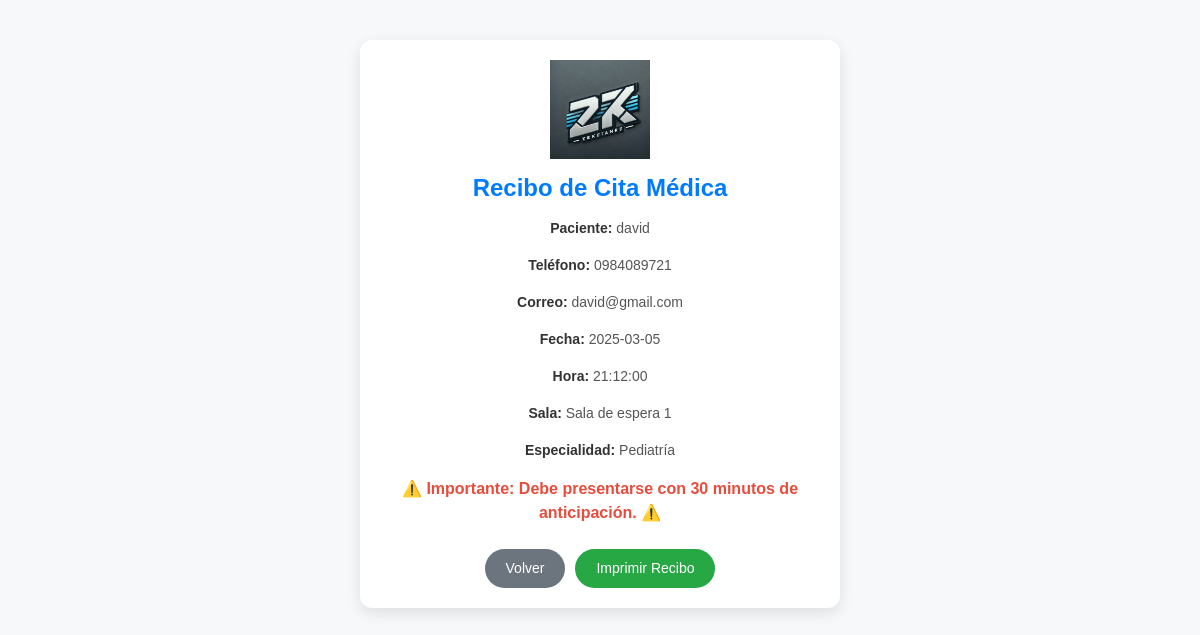
Screenshot of /agendamiento3/recibo.php?id=11 with the database file from the repository.
### tables this page shows
CREATE TABLE `citas` (
  `id` int(11) NOT NULL,
  `paciente_id` int(11) NOT NULL,
  `fecha` date NOT NULL,
  `hora` time NOT NULL,
  `sala` enum('Sala de espera 1','Sala de espera 2') NOT NULL,
  `estado` enum('Pendiente','Atendida') DEFAULT 'Pendiente',
  `servicio_id` int(11) NOT NULL,
  `doctor_id` int(11) DEFAULT NULL
);

CREATE TABLE `pacientes` (
  `id` int(11) NOT NULL,
  `nombre` varchar(100) NOT NULL,
  `telefono` varchar(20) NOT NULL,
  `correo` varchar(100) NOT NULL
);

CREATE TABLE `servicios` (
  `id` int(11) NOT NULL,
  `nombre` varchar(100) NOT NULL
);

### agendamiento3/recibo.php (the view, shortened to what this page needs)
<?php include 'conexion.php'; ?>
<?php
if (isset($_GET['id'])) {
    $paciente_id = $_GET['id'];
    $cita_result = $conn->query("SELECT c.id, p.nombre, p.telefono, p.correo, c.fecha, c.hora, c.sala, s.nombre AS servicio
                                 FROM citas c
                                 JOIN pacientes p ON c.paciente_id = p.id
                                 JOIN servicios s ON c.servicio_id = s.id
                                 WHERE p.id = '$paciente_id'");
    $cita = $cita_result->fetch_assoc();
} else {
    echo "<script>alert('No se ha encontrado la cita.'); window.location.href='index.php';</script>";
}
?>
<!DOCTYPE html>
<html lang="es">
<head>
    <link href="https://cdn.jsdelivr.net/npm/bootstrap@5.3.0/dist/css/bootstrap.min.css" rel="stylesheet">
</head>
<body>
    <div class="container">
        <div class="recibo-container">
            <img src="assets/logo.jpg" alt="Logo de la clínica" class="logo">
            <h2>Recibo de Cita Médica</h2>
            <div class="patient-info">
                <p><span class="section-title">Paciente:</span> <?php echo $cita['nombre']; ?></p>
                <p><span class="section-title">Teléfono:</span> <?php echo $cita['telefono']; ?></p>
                <p><span class="section-title">Correo:</span> <?php echo $cita['correo']; ?></p>
            </div>
            <div class="appointment-info">
                <p><span class="section-title">Fecha:</span> <?php echo $cita['fecha']; ?></p>
                <p><span class="section-title">Hora:</span> <?php echo $cita['hora']; ?></p>
                <p><span class="section-title">Sala:</span> <?php echo $cita['sala']; ?></p>
                <p><span class="section-title">Especialidad:</span> <?php echo $cita['servicio']; ?></p>
            </div>
            <p class="nota-importante">⚠️ Importante: Debe presentarse con 30 minutos de anticipación. ⚠️</p>
            <div class="d-flex justify-content-center mt-4">
                <a href="dashboard.php" class="btn btn-back">Volver</a>
                <button class="btn btn-custom" onclick="window.print();">Imprimir Recibo</button>
            </div>
        </div>
    </div>
</body>
</html>

### agendamiento3/recibo.php (style rules this page uses)
body { background-color: #f7f8fa; font-family: 'Arial', sans-serif; margin: 0; padding: 0; }
.recibo-container { max-width: 480px; margin: 40px auto; padding: 20px; background-color: white; border-radius: 12px; box-shadow: 0 5px 15px rgba(0, 0, 0, 0.1); text-align: center; }
.logo { max-width: 100px; margin-bottom: 15px; }
h2 { color: #007bff; font-weight: 700; font-size: 24px; margin-bottom: 15px; }
.section-title { color: #333; font-weight: bold; }
p { color: #555; font-size: 14px; line-height: 1.5; }
.nota-importante { color: #e74c3c; font-weight: bold; font-size: 16px; margin-top: 15px; }
.btn-custom { background-color: #28a745; color: white; font-size: 14px; padding: 8px 20px; border-radius: 25px; text-decoration: none; }
.btn-back { background-color: #6c757d; color: white; font-size: 14px; padding: 8px 20px; border-radius: 25px; margin-right: 10px; }

### rows the page displays
citas: paciente.nombre "david", paciente.telefono "0984089721", paciente.correo "david@gmail.com", fecha "2025-03-05", hora "21:12:00", sala "Sala de espera 1", servicio.nombre "Pediatría"
